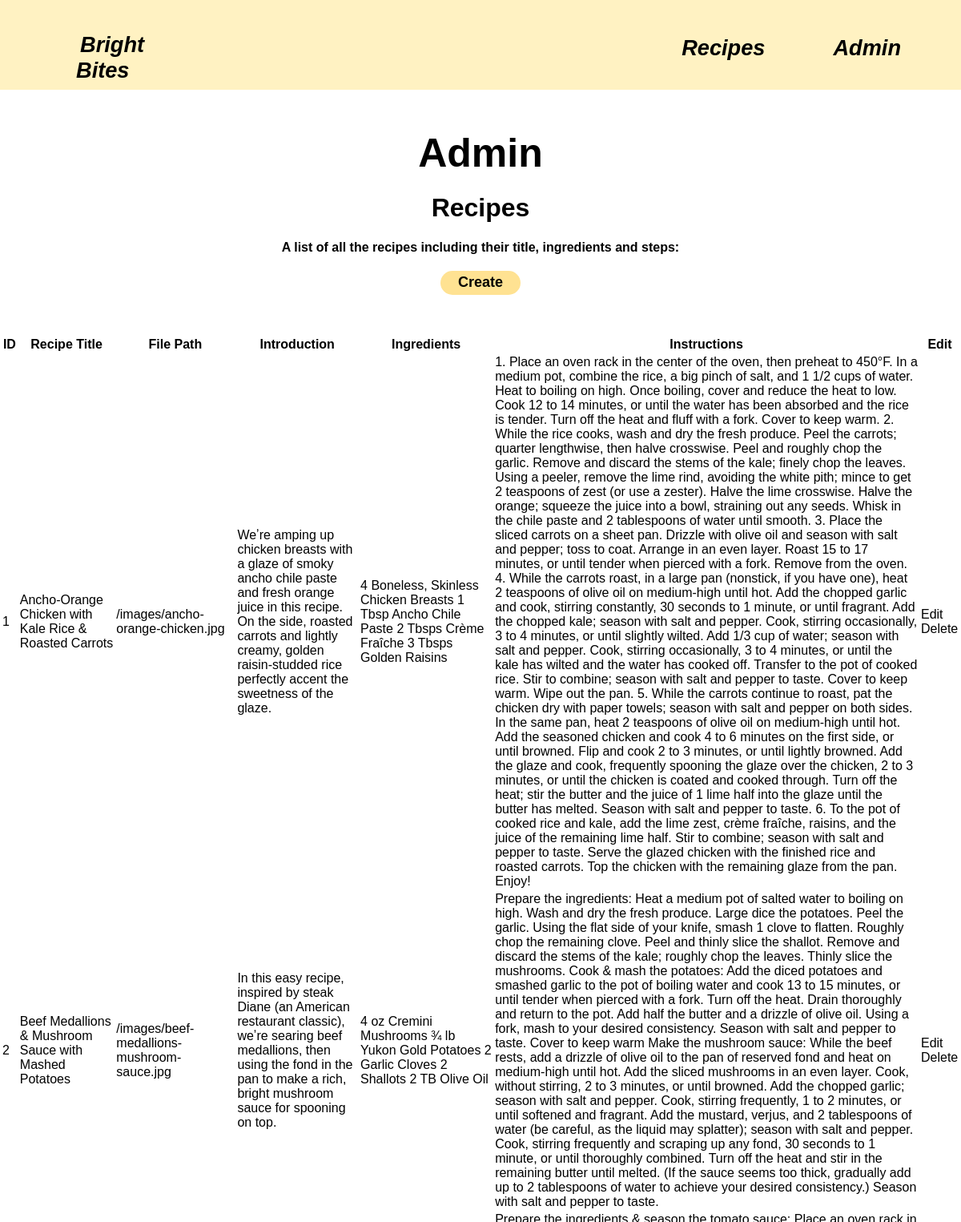
Screenshot of /admin/recipes/index.php (upper part) with the database file from the repository.
### tables this page shows
CREATE TABLE `recipes` (
  `id` int(11) NOT NULL,
  `recipe_title` varchar(255) NOT NULL,
  `file_path` varchar(255) NOT NULL,
  `introduction` varchar(255) NOT NULL,
  `ingredients` longtext NOT NULL,
  `instructions` longtext NOT NULL
);

### .env.local.php (called while the page is built)
<?php
$APP_CONFIG = [
    'environment' => 'development',
    'site_name' => 'Bright Bites',
    'site_url' => 'http://localhost:8888',
    'database_host' => 'localhost',
    'database_user' => 'root',
    'database_pass' => 'root',
    'database_name' => 'local_idm232',
];
?>

### _includes/helper-functions.php (called while the page is built, shortened)
<?php
function site_url()
{
    global $APP_CONFIG;
    return $APP_CONFIG['site_url'];
}

### _includes/recipes-functions.php (called while the page is built, shortened)
<?php
function get_recipes()
{
    global $db_connection;
    $query = 'SELECT * FROM recipes';
    $result = mysqli_query($db_connection, $query);
    return $result;
}
?>

### _components/table-recipes.php (the view, shortened to what this page needs)
<table class="table text-white">
  <thead>
    <tr>
      <th scope="col">ID</th>
      <th scope="col">Recipe Title</th>
      <th scope="col">File Path</th>
      <th scope="col">Introduction</th>
      <th scope="col">Ingredients</th>
      <th scope="col">Instructions</th>
      <th scope="col">
        <span class="sr-only">Edit</span>
      </th>
    </tr>
  </thead>
  <tbody>
    <?php
    $site_url = site_url();
    while ($recipe = mysqli_fetch_array($recipes)) {
        echo "
          <tr>
          <td>{$recipe['id']}</td>
          <td>{$recipe['recipe_title']}</td>
          <td>{$recipe['file_path']}</td>
          <td>{$recipe['introduction']}</td>
          <td>{$recipe['ingredients']}</td>
          <td>{$recipe['instructions']}</td>
          <td>
            <a href='{$site_url}/admin/recipes/edit.php?id={$recipe['id']}' >Edit</a>
            <a href='{$site_url}/admin/recipes/delete.php?id={$recipe['id']}' >Delete</a>
          </td>
          </tr>";
    }
    ?>
  </tbody>
</table>

### _components/header.php (shortened to what this page needs)
<!DOCTYPE html>
<html lang="en">
<head>
  <link rel="stylesheet" href="<?php echo site_url(); ?>/dist/styles/recipestyles.css">
    <link rel="stylesheet" href="https://use.typekit.net/wvt1hlm.css" />
</head>
<body>
  <div class="nav-bar">
      <span
        ><div class="homelabel"><b><a href="<?php echo site_url(); ?>/index.php"><b>Bright Bites</b></a></b></div></span
      >
      <ul>
        <li>
          <a href="<?php echo site_url(); ?>/index.php" style="text-decoration: none" ;
            ><b>Recipes</b></a
          >
        </li>
        <li>
          <a href="<?php echo site_url(); ?>/admin/recipes/index.php"><b>Admin</b></a>
        </li>
      </ul>
    </div>

### admin/recipes/index.php (shortened to what this page needs)
<?php
include_once __DIR__ . '/../../_components/header.php';
?>
<?php
$recipes = get_recipes();
?>
    <div>
        <?php $title = 'Admin';?>
        <div class="text-center"><?php echo $title; ?></div>
    </div>
  <div class="mx-auto my-16 max-w-7xl px-4">
    <div class="px-4 sm:px-6 lg:px-8">
      <div class="sm:flex sm:items-center">
        <div class="text-white">
          <h1>Recipes</h1>
          <div class="center-list">A list of all the recipes including their title, ingredients and steps:</div>
        </div>
        <div>
        <button class="search-btn2">
          <a class="text-white" href="<?php echo site_url(); ?>/admin/recipes/create.php" style="text-decoration: none;">Create</a>
        </button>
        </div>
      </div>
      <div class="mt-8 flex flex-col">
        <div class="-my-2 -mx-4 overflow-x-auto sm:-mx-6 lg:-mx-8">
          <div class="inline-block min-w-full py-2 align-middle md:px-6 lg:px-8">
            <div class="overflow-hidden shadow ring-1 ring-black ring-opacity-5 md:rounded-lg">
              <?php include __DIR__ . '/../../_components/table-recipes.php'; ?>
            </div>
          </div>
        </div>
      </div>
    </div>
  </div>
<?php include_once __DIR__ . '/../../_components/footer.php';

### _components/footer.php (shortened to what this page needs)
</body>
</html>

### rows the page displays
recipes: id "1", recipe_title "Ancho-Orange Chicken with Kale Rice & Roasted Carrots", file_path "/images/ancho-orange-chicken.jpg", introduction "Weʼre amping up chicken breasts with a glaze of smoky ancho chile paste and fresh orange juice in this recipe. On the side, roasted carrots and lightly creamy, golden raisin-studded rice perfectly accent the sweetness of the glaze.", ingredients "4 Boneless, Skinless Chicken Breasts 1 Tbsp Ancho Chile Paste 2 Tbsps Crème Fraîche 3 Tbsps Golden Raisins", instructions "1. Place an oven rack in the center of the oven, then preheat to 450°F. In a medium pot, combine the rice, a big pinch of salt, and 1 1/2 cups of water. Heat to boiling on high. Once boiling, cover and reduce the heat to low. Cook 12 to 14 minutes, or until the water has been absorbed and the rice is tender. Turn off the heat and fluff with a fork. Cover to keep warm. 2. While the rice cooks, wash and dry the fresh produce. Peel the carrots; quarter lengthwise, then halve crosswise. Peel and roughly chop the garlic. Remove and discard the stems of the kale; finely chop the leaves. Using a peeler, remove the lime rind, avoiding the white pith; mince to get 2 teaspoons of zest (or use a…"
recipes: id "2", recipe_title "Beef Medallions & Mushroom Sauce with Mashed Potatoes", file_path "/images/beef-medallions-mushroom-sauce.jpg", introduction "In this easy recipe, inspired by steak Diane (an American restaurant classic), weʼre searing beef medallions, then using the fond in the pan to make a rich, bright mushroom sauce for spooning on top.", ingredients "4 oz Cremini Mushrooms ¾ lb Yukon Gold Potatoes 2 Garlic Cloves 2 Shallots 2 TB Olive Oil", instructions "Prepare the ingredients: Heat a medium pot of salted water to boiling on high. Wash and dry the fresh produce. Large dice the potatoes. Peel the garlic. Using the flat side of your knife, smash 1 clove to flatten. Roughly chop the remaining clove. Peel and thinly slice the shallot. Remove and discard the stems of the kale; roughly chop the leaves. Thinly slice the mushrooms. Cook & mash the potatoes: Add the diced potatoes and smashed garlic to the pot of boiling water and cook 13 to 15 minutes, or until tender when pierced with a fork. Turn off the heat. Drain thoroughly and return to the pot. Add half the butter and a drizzle of olive oil. Using a fork, mash to your desired consistency.…"

### other values shown
$title "Admin"
